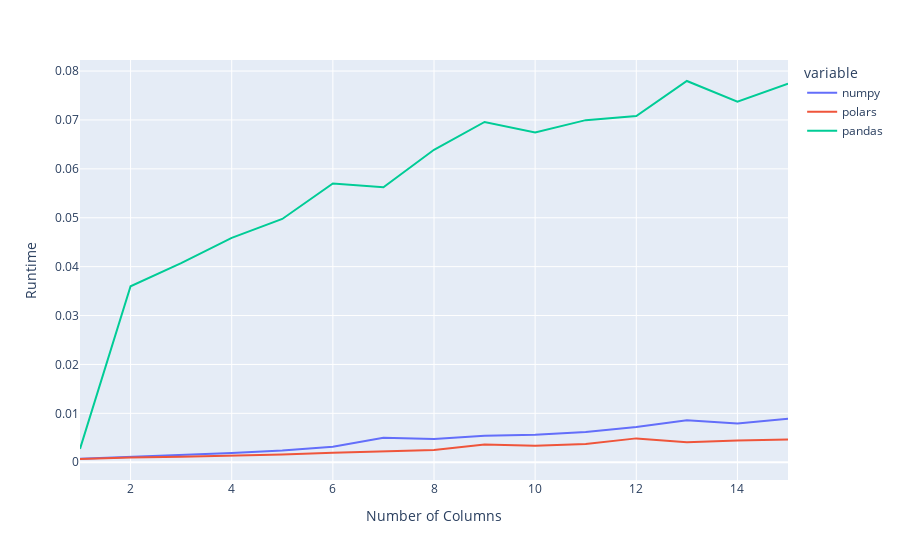

Source (notebook cell):
### Code cell
data = pd.DataFrame(scaling_of_time).T
fig = px.line(
  data, 
  labels=dict(
    index="Number of Columns", 
    value="Runtime")
)
fig.show()

### Figure 1 — Plotly figure (JSON) as saved in the notebook; plotly's stock layout.template omitted (floating-point values rounded to 4 significant figures)
{"data": [{"hovertemplate": "variable=numpy<br>Number of Columns=%{x}<br>Runtime=%{y}<extra></extra>", "legendgroup": "numpy", "line": {"color": "#636efa", "dash": "solid"}, "marker": {"symbol": "circle"}, "mode": "lines", "name": "numpy", "orientation": "v", "showlegend": true, "type": "scatter", "x": [1, 2, 3, 4, 5, 6, 7, 8, 9, 10, 11, 12, 13, 14, 15], "xaxis": "x", "y": [0.0006905, 0.001062, 0.001361, 0.001879, 0.002385, 0.003185, 0.005027, 0.004754, 0.0054, 0.005628, 0.006193, 0.00719, 0.008592, 0.00792, 0.008874], "yaxis": "y"}, {"hovertemplate": "variable=polars<br>Number of Columns=%{x}<br>Runtime=%{y}<extra></extra>", "legendgroup": "polars", "line": {"color": "#EF553B", "dash": "solid"}, "marker": {"symbol": "circle"}, "mode": "lines", "name": "polars", "orientation": "v", "showlegend": true, "type": "scatter", "x": [1, 2, 3, 4, 5, 6, 7, 8, 9, 10, 11, 12, 13, 14, 15], "xaxis": "x", "y": [0.0006628, 0.0009749, 0.001099, 0.001271, 0.001574, 0.001942, 0.002234, 0.00252, 0.003639, 0.003358, 0.003747, 0.004879, 0.004096, 0.004466, 0.004633], "yaxis": "y"}, {"hovertemplate": "variable=pandas<br>Number of Columns=%{x}<br>Runtime=%{y}<extra></extra>", "legendgroup": "pandas", "line": {"color": "#00cc96", "dash": "solid"}, "marker": {"symbol": "circle"}, "mode": "lines", "name": "pandas", "orientation": "v", "showlegend": true, "type": "scatter", "x": [1, 2, 3, 4, 5, 6, 7, 8, 9, 10, 11, 12, 13, 14, 15], "xaxis": "x", "y": [0.002742, 0.03599, 0.04073, 0.04589, 0.04975, 0.05701, 0.05623, 0.0639, 0.06959, 0.06745, 0.06996, 0.0708, 0.07797, 0.07373, 0.07744], "yaxis": "y"}], "layout": {"legend": {"title": {"text": "variable"}, "tracegroupgap": 0}, "margin": {"t": 60}, "xaxis": {"anchor": "y", "domain": [0.0, 1.0], "title": {"text": "Number of Columns"}}, "yaxis": {"anchor": "x", "domain": [0.0, 1.0], "title": {"text": "Runtime"}}}}
